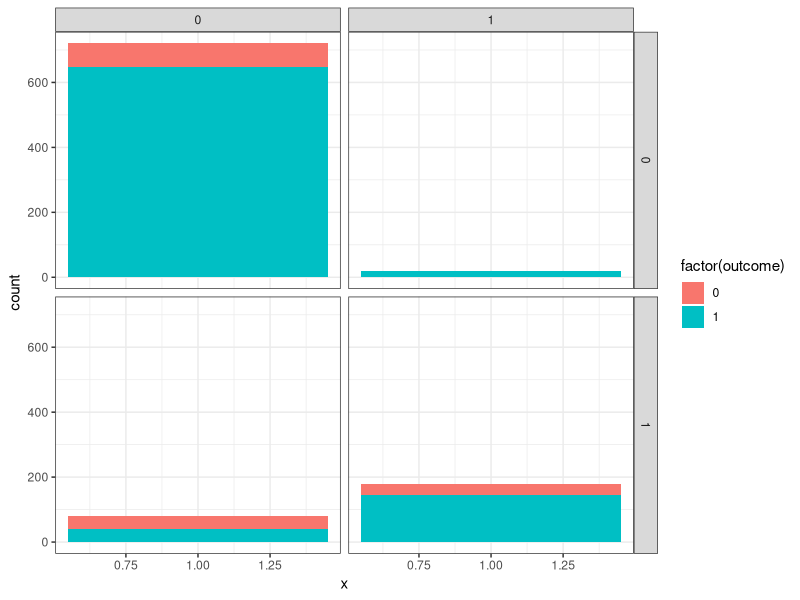
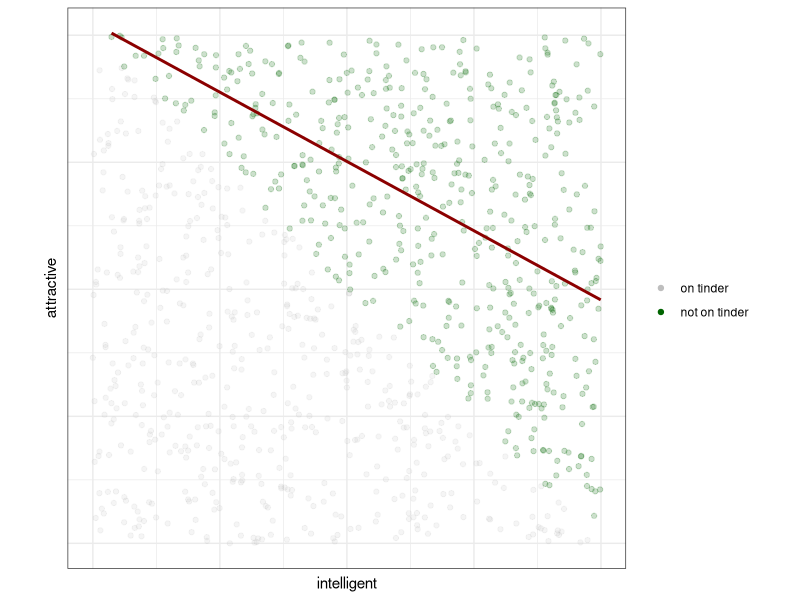
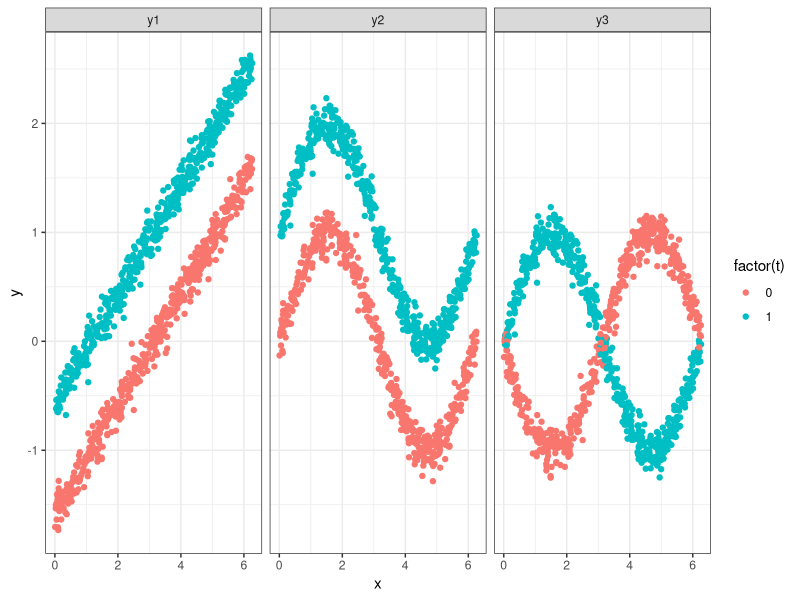

Write R code to recreate these figures, in order.
## ---- chunk 1
#| label: setup
#| echo: false
#| execute: true

suppressMessages({
  library(purrr)
  library(data.table)
  library(ggplot2); theme_set(theme_bw())
  library(knitr)
})
## ---- chunk 2
#| label: simdeliveries

# t=0: home, t=1: hospital
# z=0: low risk, z=1: high risk
# y=1: good outcome
dnames = list(location=c('home', 'hospital'), risk=c('low', 'high'))
pos_tz <- matrix(c(
  c(0.9,  0.5), # y|t=0,z=0,1
  c(0.95, 0.8)  # y|t=1,z=0,1
), nrow=2, byrow=T,
dimnames=dnames)

ps_tz <- matrix(c(
  c(0.72, 0.08), # p(t=0,z=0,1)
  c(0.02, 0.18)  # p(t=1,z=0,1)
), nrow=2, byrow=T, dimnames=dnames)

# p(t,z) under do(t)
ps_do0 <- matrix(c( 
  c(0.8, 0.2), 
  c(0.0, 0.0)  
), nrow=2, byrow=T)

ps_do1 <- matrix(c( 
  c(0.0, 0.0), 
  c(0.8, 0.2) 
), nrow=2, byrow=T)


eys  <- rowSums(pos_tz * ps_tz) / rowSums(ps_tz) # E y|t
dots <- c(sum(pos_tz * ps_do0), sum(pos_tz*ps_do1))

n = 1000

ts  <- vector(mode="logical", length=0)
zs  <- vector(mode="logical", length=0)
py0s <- vector(mode="numeric", length=0)
py1s <- vector(mode="numeric", length=0)
ys  <- vector(mode="logical", length=0)

ntots <- n * ps_tz

for (t in c(0,1)) {
  for (z in c(0,1)) {
    ntz <- n *ps_tz[t+1,z+1]
    ts  <- c(ts, rep(t, ntz))
    zs  <- c(zs, rep(z, ntz))
    py <- pos_tz[t+1,z+1]
    y <- c(rep(0,
               round(ntz * (1-py))), # <- round should not be needed here but found a bug
           rep(1,
               round(ntz*py))) 
    ys <- c(ys, y)
    py0s <- c(py0s, rep(pos_tz[1, z+1], ntz))
    py1s <- c(py1s, rep(pos_tz[2, z+1], ntz))
  }
}
# ys <- ifelse(ts, y1s, y0s)
df <- data.table(
  location=ts,
  risk=zs,
  outcome=ys,
  py0=py0s,
  py1=py1s)

# head(df)

# kable(eys, col.names="tips")
#pander::pander(ftable(eys))

# pander::pander(ftable(pos_tz), emphasize.strong.rows=c(1), emphasize.strong.cols=c(1))

ntots <- n * ps_tz
nys <- ntots * pos_tz

strs <- paste0(nys, " / ", ntots, " = ", 100*pos_tz, "%")
str_mat <- matrix(strs, ncol=2, dimnames=dnames)
# kable(t(str_mat))
# pander::pander(ftable(t(str_mat)), emphasize.strong.rows=c(1), emphasize.strong.cols=c(1))

ntotsm <- rowSums(ntots)
nysm <- rowSums(nys)
strsm <- paste0(nysm, " / ", ntotsm, " = ", 100*eys, "%")

tab_tots <- rbind(ntots, ntotsm)


# tab <- df[, list(good=sum(outcome==1), bad=sum(outcome==0), frac_good=mean(outcome)), by=c("risk", "location")]


## ---- chunk 3
#| label: deliveryplot
#| output: fragment
#| include: false

df[, ni:=1.]

ggplot(df, aes(x=1, fill=factor(outcome))) +
  geom_bar(stat="count", position="stack") + 
  # geom_bar(aes(y=..count../sum(..count..))) + 
  facet_grid(risk~location)
## ---- chunk 4
#| label: fig-tinder
#| output: fragment
#| fig-width: 12

intelligent = runif(n)
attractive = runif(n)
s = intelligent + attractive > 1.
df <- data.frame(intelligent, attractive, s)
df$s <- factor(df$s)

ggplot(df, aes(x=intelligent, y=attractive)) +
  geom_point(aes(alpha=s, col=s)) + 
  # stat_smooth(method='lm', col='black', se=F, formula=y~x) +
  # stat_smooth(method='lm', se=F, formula=y~x, col='black') +
  stat_smooth(data=df[df$s==T,], method='lm', col='darkred', formula=y~x, se=F) + 
  scale_color_manual(
    breaks=c(F,T), values=c('gray', 'darkgreen'),
    labels=c('on tinder', 'not on tinder'),
    guide=guide_legend(
      title=''
      )
    ) + 
  scale_alpha_manual(breaks=c(F,T), values=c(0.15, 0.2), guide=NULL) + 
  theme(axis.ticks=element_blank(), axis.text=element_blank()) + 
  coord_equal()
## ---- chunk 5
#| label: fig-dag-nonparametric
#| output: fragment
#| fig-cap: Three datasets with the same DAG

set.seed(12345)
n = 1e3

f1 <- function(t, x, u) t + 0.5 * (x - pi) + u
f2 <- function(t, x, u) t + sin(x) + u
f3 <- function(t, x, u) t * sin(x) - (1-t) * sin(x) + u

df <- data.table(
  x = runif(n, 0, 2*pi),
  t = rbinom(n, 1, 0.5),
  u = rnorm(n, 0, .1)
)

df[, `:=`(
  y1 = f1(t, x, u),
  y2 = f2(t, x, u),
  y3 = f3(t, x, u)
)]

dfm <- melt(df, measure.vars=c('y1', 'y2', 'y3'),
            variable.name="f", value.name="y")

ggplot(dfm, aes(x=x, y=y, col=factor(t))) + 
  geom_point() + 
  facet_grid(~f)
